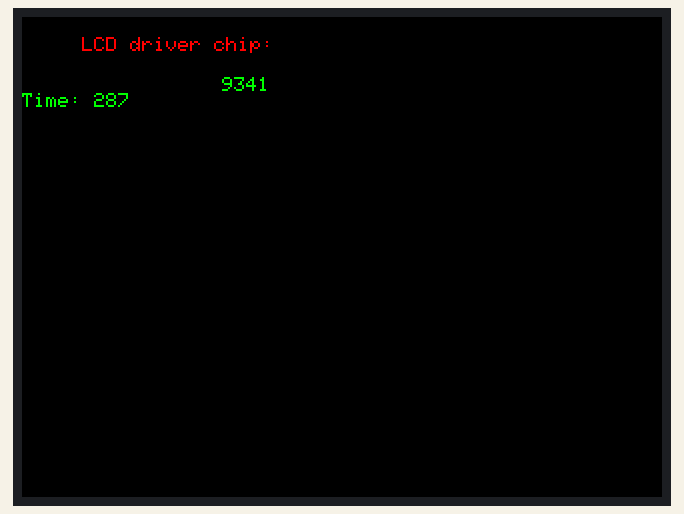
The sketch below on a simulated Arduino Uno, built with avr-gcc and run on an emulated ATmega328P. Shown: 320×240 colour display.

Above: at 0.3 s.
At 1.3 s:
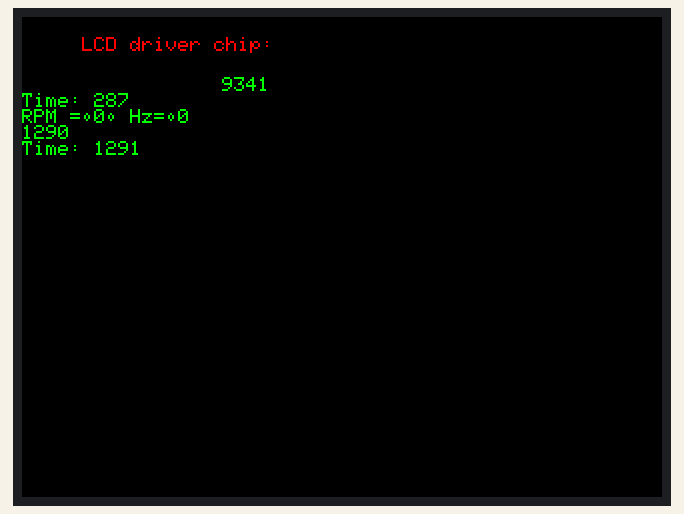
At 2.3 s:
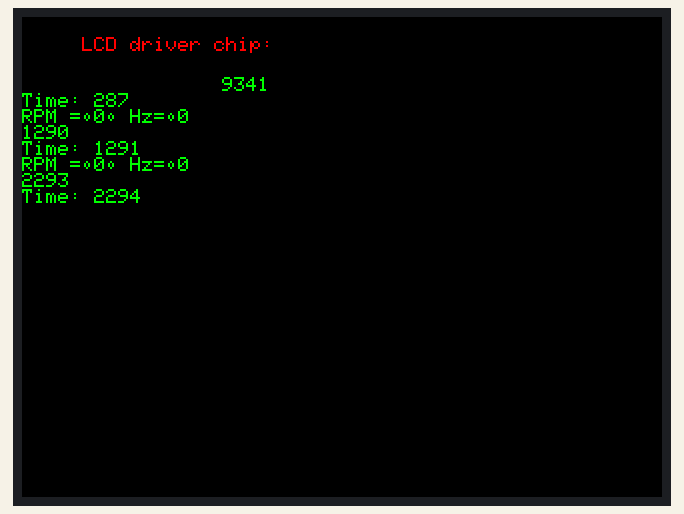
At 4.4 s:
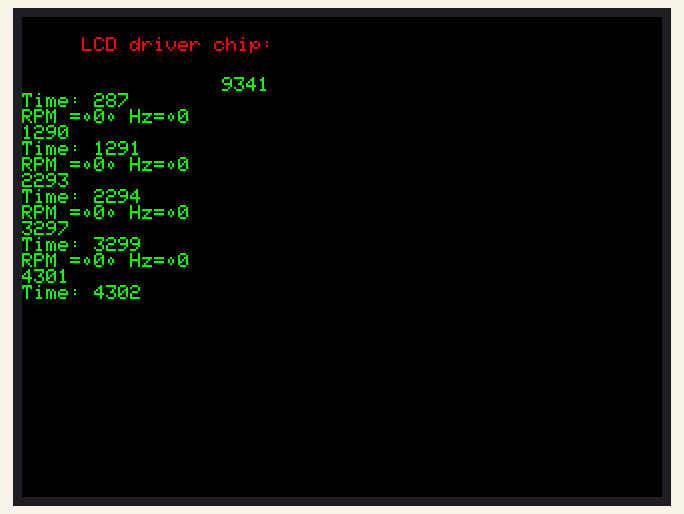
At 6.4 s:
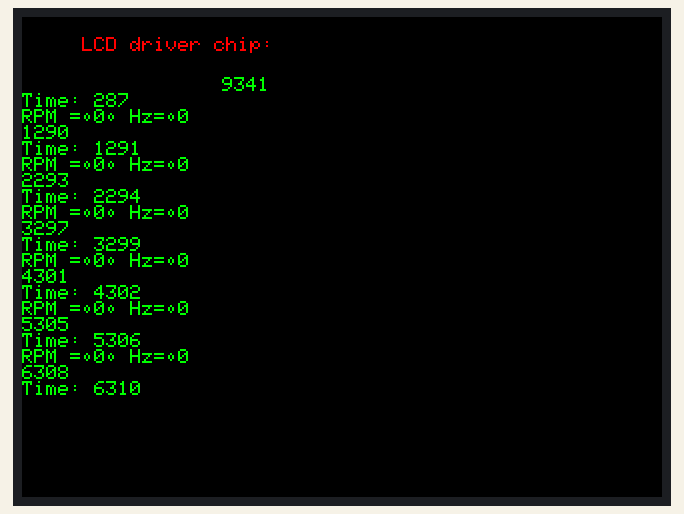
At 9.4 s:
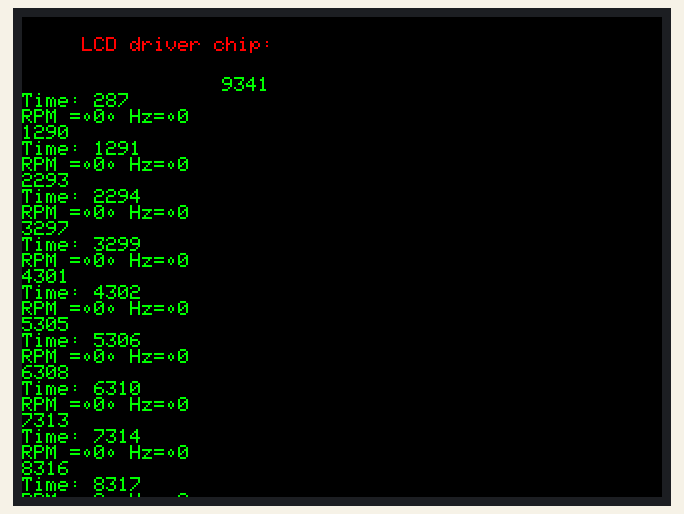

The sketch:

RPM_no_SD.ino
```cpp
// Modified and adopted by Constantine Kisly
// This sketch has been Refurbished by BUHOSOFT
// Original code provided by Smoke And Wires
// http://www.smokeandwires.co.nz
// This code has been taken from the Adafruit TFT Library and modified
//  by us for use with our TFT Shields / Modules
// For original code / licensing please refer to
// https://github.com/adafruit/TFTLCD-Library

// adapted sketch by niq_ro from http://arduinotehniq.blogspot.com/
// ver. 1m5 - 13.11.2014, Craiova - Romania


// The control pins for the LCD can be assigned to any digital or
// analog pins...but we'll use the analog pins as this allows us to
// double up the pins with the touch screen (see the TFT paint example).
// #define LCD_CS A3 // Chip Select goes to Analog 3
// #define LCD_CD A2 // Command/Data goes to Analog 2
// #define LCD_WR A1 // LCD Write goes to Analog 1
// #define LCD_RD A0 // LCD Read goes to Analog 0

// #define LCD_RESET A4 // Can alternately just connect to Arduino's reset pin

// When using the BREAKOUT BOARD only, use these 8 data lines to the LCD:
// For the Arduino Uno, Duemilanove, Diecimila, etc.:
//   D0 connects to digital pin 8  (Notice these are
//   D1 connects to digital pin 9   NOT in order!)
//   D2 connects to digital pin 2
//   D3 connects to digital pin 3
//   D4 connects to digital pin 4
//   D5 connects to digital pin 5
//   D6 connects to digital pin 6
//   D7 connects to digital pin 7
// For the Arduino Mega, use digital pins 22 through 29
// (on the 2-row header at the end of the board).

//#define DEBUG
#include <SPI.h>
#include <SD.h>
#include <Adafruit_GFX.h>    // Core graphics library
#include <Adafruit_TFTLCD.h> // Hardware-specific library
#include <TouchScreen.h>


// set up variables using the SD utility library functions:
Sd2Card card;
SdVolume volume;
SdFile root;

#define LCD_CS A3
#define LCD_CD A2
#define LCD_WR A1
#define LCD_RD A0
// optional
#define LCD_RESET A4


#define YP A1  // must be an analog pin, use "An" notation!
#define XM A2  // must be an analog pin, use "An" notation!
#define YM 7   // can be a digital pin
#define XP 6   // can be a digital pin

#define TS_MINX 150
#define TS_MINY 120
#define TS_MAXX 920
#define TS_MAXY 940

// For better pressure precision, we need to know the resistance
// between X+ and X- Use any multimeter to read it
// For the one we're using, its 300 ohms across the X plate
TouchScreen ts = TouchScreen(XP, YP, XM, YM, 300);

// Assign human-readable names to some common 16-bit color values:
#define BLACK   0x0000
#define BLUE    0x001F
#define RED     0xF800
#define GREEN   0x07E0
#define CYAN    0x07FF
#define MAGENTA 0xF81F
#define YELLOW  0xFFE0
#define WHITE   0xFFFF
//#define ROZ     0xFD20
#define ROZ     0xFBE0
#define GRI     0xBDF7
// http://stackoverflow.com/questions/13720937/c-defined-16bit-high-color
// http://wiibrew.org/wiki/U16_colors

Adafruit_TFTLCD tft(LCD_CS, LCD_CD, LCD_WR, LCD_RD, LCD_RESET);;

#define BOXSIZE 40
#define PENRADIUS 3
int oldcolor, currentcolor;
int ics;
const int chipSelect = 4;
int RawValue= 0;
double Voltage = 0;
double Amps = 0;
int mVperAmp = 40;
int ACSoffset = 2500;
// read RPM
 int half_revolutions = 0;
 int rpm = 0;
 unsigned long lastmillis = 0;
 // this code will be executed every time the interrupt 0 (pin2) gets low.

void rpm_fan(){
  half_revolutions++;
}


void setup(void) {
#ifdef DEBUG
  Serial.begin(9600);
  Serial.println(F("Paint!"));
   //attachInterrupt(0, rpm_fan, FALLING);
#endif // DEBUG
  tft.reset();

  uint16_t identifier = tft.readID();

if(identifier == 0x9325) {
#ifdef DEBUG
    Serial.println(F("Found ILI9325 LCD driver"));
  } else if(identifier == 0x9328) {

    Serial.println(F("Found ILI9328 LCD driver"));
  } else if(identifier == 0x7575) {

    Serial.println(F("Found HX8347G LCD driver"));
  } else if(identifier == 0x9341) {

    Serial.println(F("Found ILI9341 LCD driver"));
  } else if(identifier == 0x8357) {

    Serial.println(F("Found HX8357D LCD driver"));
#endif // DEBUG
    } else {
    #ifdef DEBUG
    Serial.print(F("Unknown LCD driver chip: "));
    Serial.println(identifier, HEX);
    Serial.print(F("I try use ILI9341 LCD driver "));
    Serial.println(F("If using the Adafruit 2.8\" TFT Arduino shield, the line:"));
    Serial.println(F("  #define USE_ADAFRUIT_SHIELD_PINOUT"));
    Serial.println(F("should appear in the library header (Adafruit_TFT.h)."));
    Serial.println(F("If using the breakout board, it should NOT be #defined!"));
    Serial.println(F("Also if using the breakout, double-check that all wiring"));
    Serial.println(F("matches the tutorial."));
    #endif // DEBUG
    identifier = 0x9341;
  }
  tft.begin(identifier);

  tft.fillScreen(BLACK);
  tft.fillRect(0, 0, 320, 240, BLACK);
  tft.setRotation(3);
  tft.setCursor(30, 10);
  tft.setTextColor(RED);  tft.setTextSize(1);
  tft.println("LCD driver chip: ");
  tft.setCursor(100, 30);
  tft.setTextColor(GREEN);
  tft.println(identifier, HEX);

 Serial.begin(9600);
attachInterrupt(17, rpm_fan, FALLING);
}

void loop() {
  {
  if (millis() - lastmillis >= 1000){ //Uptade every one second, this will be equal to reading frecuency (Hz).
detachInterrupt(17);//Disable interrupt when calculating
 rpm = half_revolutions * 60; // Convert frecuency to RPM, note: this works for one interruption per full rotation. For two interrups per full rotation use half_revolutions * 30.

 tft.print("RPM =\t"); //print the word "RPM" and tab.
 tft.print(rpm); // print the rpm value.
 tft.print("\t Hz=\t"); //print the word "Hz".
 tft.println(half_revolutions); //print revolutions per second or Hz. And print new line or enter.
 half_revolutions = 0; // Restart the RPM counter
 lastmillis = millis(); // Uptade lasmillis
 tft.println(lastmillis);
 attachInterrupt(17, rpm_fan, FALLING); //enable interrupt
  }
  }
  //tft.print(rpm);
  {
  tft.print("Time: ");
  lastmillis = millis();
  //prints time since program started
  tft.println(lastmillis);
  // wait a second so as not to send massive amounts of data
  delay(1000);
}
}
```

Measured:
- what the display in image 1 shows lasts 1.0 s, from 1.3 s to 2.3 s
